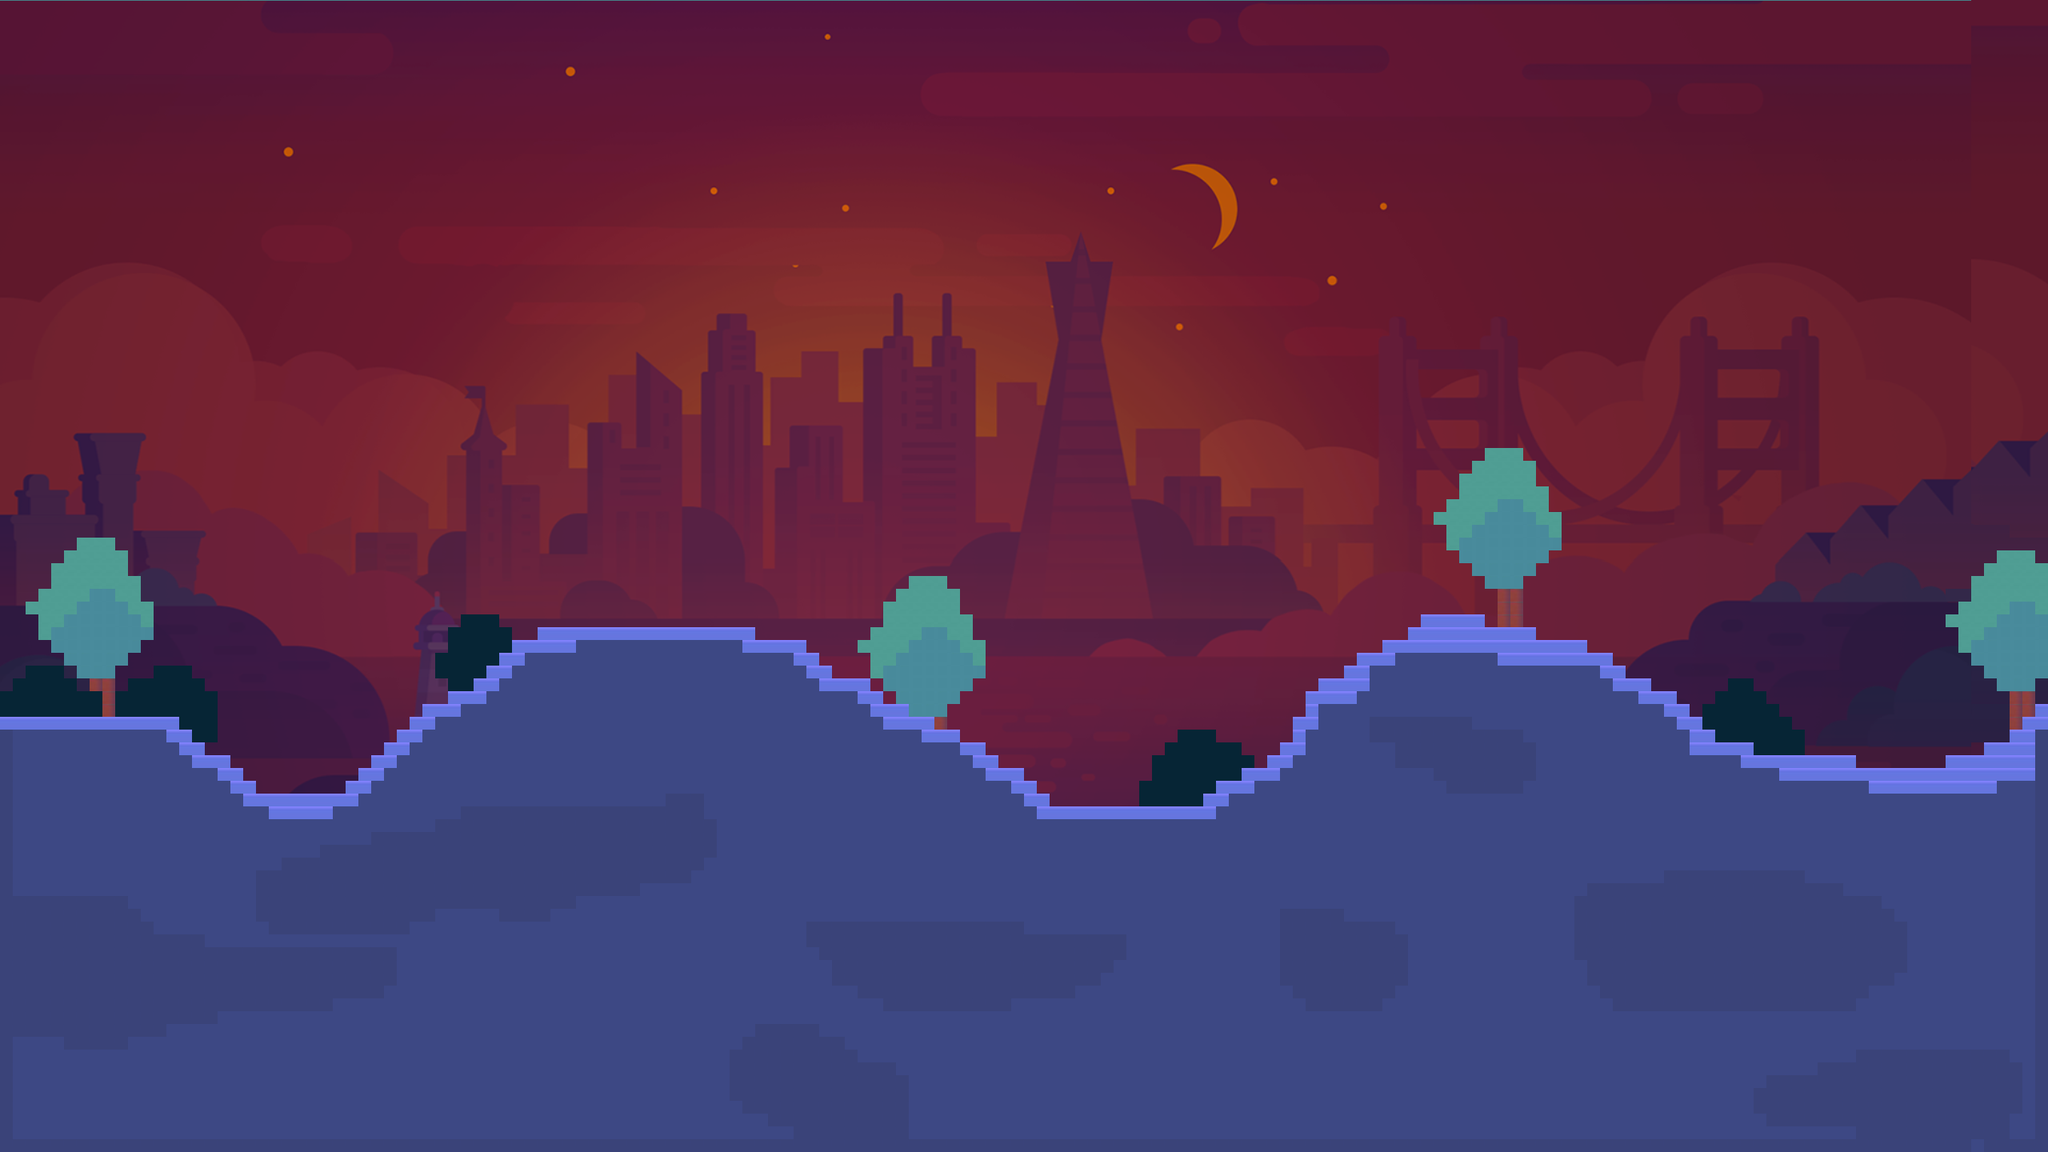

This game map was drawn from its Tiled (.tmx) file and the tilesets committed beside it. A one-line description and the trimmed map source follow:
An orthogonal 160x90 tile map with 16x16 px tiles, 3 tile layers (background, trees, graphics), 3 tilesets and 1 object.

<map version="1.9" tiledversion="1.9.2" orientation="orthogonal" renderorder="right-down" width="160" height="90" tilewidth="16" tileheight="16" infinite="0" nextlayerid="5" nextobjectid="38">
 <tileset firstgid="1" source="base.tsx" />
 <tileset firstgid="13399" source="G2ground.tsx" />
 <tileset firstgid="13813" source="trees.tsx" />
 <layer id="1" name="background" width="160" height="90" locked="1">
  <data>[14400 cells, 14400 non-empty, 13249 distinct tile ids]</data>
 </layer>
 <layer id="4" name="trees" width="160" height="90" locked="1">
  <data>[14400 cells, 446 non-empty, 6 distinct tile ids]</data>
 </layer>
 <layer id="2" name="graphics" width="160" height="90" locked="1">
  <data>[14400 cells, 5505 non-empty, 4 distinct tile ids]</data>
 </layer>
 <objectgroup id="3" name="ground" locked="1">
  <object id="37" x="3.99844" y="910.042">
   <polygon points="0,0 209.836,0 255.8,51.2169 275.784,51.2169 315.753,98.494 429.664,94.5542 531.584,-7.87952 567.556,-25.6084 679.469,-108.343 931.272,-110.313 939.266,-96.5241 1003.22,-100.464 1015.21,-63.0361 1073.16,-41.3675 1131.12,0 1159.09,1.96988 1189.07,19.6988 1308.98,112.283 1504.82,110.313 1584.76,59.0964 1630.73,-9.8494 1690.68,-66.9759 1784.6,-120.163 1842.56,-128.042 1904.51,-104.404 1974.46,-84.7048 2046.4,-43.3373 2130.33,19.6988 2178.3,37.4277 2308.2,47.2771 2324.18,70.9157 2472.07,41.3675 2556,-19.6988 2550.01,525.958 -1.99844,523.988" />
  </object>
 </objectgroup>
</map>